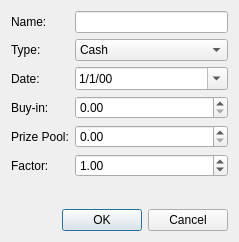
<?xml version="1.0" encoding="UTF-8"?>
<ui version="4.0">
 <class>CreateTournamentDialog</class>
 <widget class="QDialog" name="CreateTournamentDialog">
  <property name="geometry">
   <rect>
    <x>0</x>
    <y>0</y>
    <width>239</width>
    <height>242</height>
   </rect>
  </property>
  <property name="windowTitle">
   <string>Create Tournament</string>
  </property>
  <layout class="QVBoxLayout" name="verticalLayout">
   <item>
    <layout class="QFormLayout" name="formLayout">
     <item row="0" column="0">
      <widget class="QLabel" name="nameLabel">
       <property name="text">
        <string>Name:</string>
       </property>
      </widget>
     </item>
     <item row="0" column="1">
      <widget class="QLineEdit" name="nameEdit"/>
     </item>
     <item row="1" column="0">
      <widget class="QLabel" name="typeLabel">
       <property name="text">
        <string>Type:</string>
       </property>
      </widget>
     </item>
     <item row="1" column="1">
      <widget class="QComboBox" name="typeCombo">
       <property name="currentText">
        <string>Cash</string>
       </property>
       <item>
        <property name="text">
         <string>Cash</string>
        </property>
       </item>
       <item>
        <property name="text">
         <string>Omaha</string>
        </property>
       </item>
       <item>
        <property name="text">
         <string>Online</string>
        </property>
       </item>
      </widget>
     </item>
     <item row="2" column="0">
      <widget class="QLabel" name="dateLabel">
       <property name="text">
        <string>Date:</string>
       </property>
      </widget>
     </item>
     <item row="2" column="1">
      <widget class="QDateEdit" name="dateEdit">
       <property name="displayFormat">
        <string>d/M/yy</string>
       </property>
       <property name="calendarPopup">
        <bool>true</bool>
       </property>
      </widget>
     </item>
     <item row="3" column="0">
      <widget class="QLabel" name="buyInLabel">
       <property name="text">
        <string>Buy-in:</string>
       </property>
      </widget>
     </item>
     <item row="3" column="1">
      <widget class="QDoubleSpinBox" name="buyInSpin">
       <property name="maximum">
        <double>100000.000000000000000</double>
       </property>
      </widget>
     </item>
     <item row="4" column="0">
      <widget class="QLabel" name="prizePoolLabel">
       <property name="text">
        <string>Prize Pool:</string>
       </property>
      </widget>
     </item>
     <item row="4" column="1">
      <widget class="QDoubleSpinBox" name="prizePoolSpin">
       <property name="maximum">
        <double>1000000.000000000000000</double>
       </property>
      </widget>
     </item>
     <item row="5" column="0">
      <widget class="QLabel" name="factorLabel">
       <property name="text">
        <string>Factor:</string>
       </property>
      </widget>
     </item>
     <item row="5" column="1">
      <widget class="QDoubleSpinBox" name="factorSpin">
       <property name="maximum">
        <double>10.000000000000000</double>
       </property>
       <property name="singleStep">
        <double>0.100000000000000</double>
       </property>
       <property name="value">
        <double>1.000000000000000</double>
       </property>
      </widget>
     </item>
    </layout>
   </item>
   <item>
    <widget class="QDialogButtonBox" name="buttonBox">
     <property name="standardButtons">
      <set>QDialogButtonBox::Cancel|QDialogButtonBox::Ok</set>
     </property>
    </widget>
   </item>
  </layout>
 </widget>
 <resources/>
 <connections/>
</ui>
